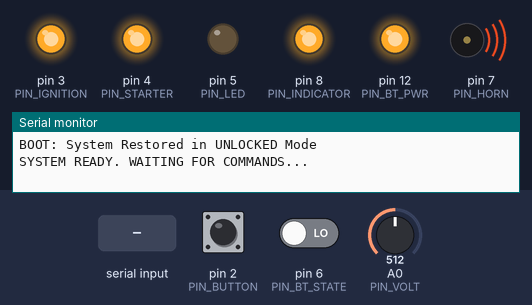
Simulated run of this sketch. Board: Arduino Nano, built with avr-gcc and run on an emulated ATmega328P. Parts: output pins drawn as LEDs (lit = HIGH), buzzer (waves = sounding, pin HIGH), the last lines printed to the serial monitor. Dashed ring = blinking. Inputs (shaded band) come from the test bench; at power-on: pin 6 (PIN_BT_STATE) LOW, pin 2 (PIN_BUTTON) HIGH, A0 (PIN_VOLT) = 512. Sleep ends after the set time or at an interrupt; EEPROM starts erased.

Above: at 1.4 s.
1.5 s: pin 6 (PIN_BT_STATE) driven HIGH
At 1.92 s:
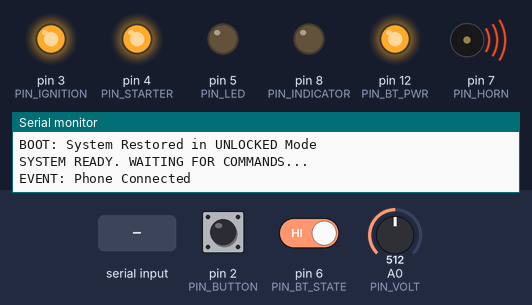
5.0 s: "START\n" received over the second serial link
At 6.2 s:
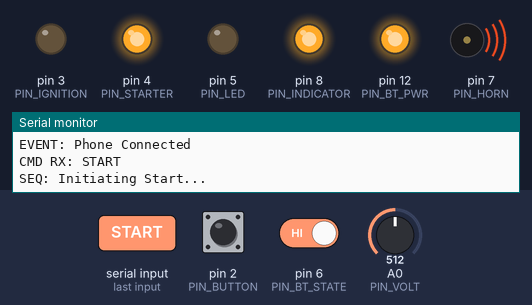
8.5 s: "FIND\n" received over the second serial link
At 9.76 s:
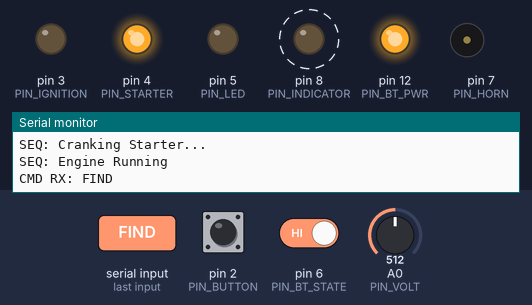
12.9 s: "LOCK\n" received over the second serial link
At 14.5 s:
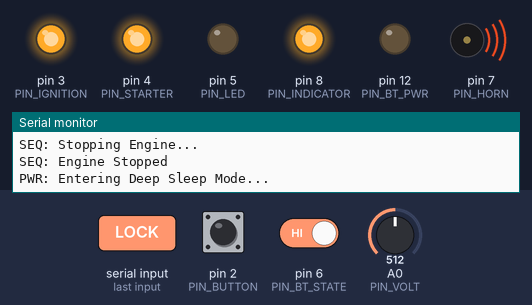
15.5 s: pin 2 (PIN_BUTTON) pulled LOW for 1 s
At 15.6 s:
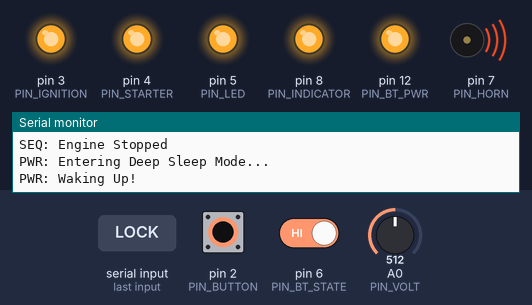
Timing chart, 0 to 20.4 s (numbered marks = the images above; inputs shaded):
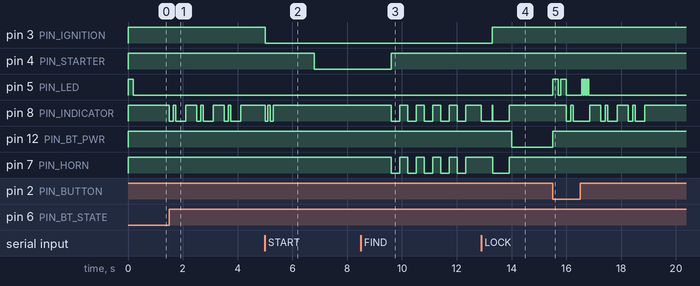

Measured:
- after the input at 1.5 s, pin 8 (PIN_INDICATOR): HIGH → LOW at once, then repeats every 1.0 s: HIGH 0.10 s, LOW 0.35 s, HIGH 0.40 s, LOW 0.15 s
- after the input at 5.0 s, pin 3 (PIN_IGNITION): HIGH → LOW at once; pin 4 (PIN_STARTER): HIGH → LOW after 1.8 s; pin 8 (PIN_INDICATOR): alternates HIGH for 0.10 s and LOW for 0.10 s, 4 changes in all, then stays HIGH, starting at once
- after the input at 8.5 s, pin 8 (PIN_INDICATOR), pin 7 (PIN_HORN): alternates HIGH for 0.30 s and LOW for 0.30 s, starting after 1.1 s
- after the input at 12.9 s, pin 3 (PIN_IGNITION): LOW → HIGH after 0.40 s; pin 8 (PIN_INDICATOR): HIGH → LOW at once, → HIGH 0.40 s later, → LOW 0.01 s later, → HIGH 0.60 s later; pin 12 (PIN_BT_PWR): HIGH → LOW after 1.1 s; pin 7 (PIN_HORN): HIGH → LOW after 0.41 s, → HIGH 0.60 s later
- after the input at 15.5 s, pin 5 (PIN_LED): LOW → HIGH at once, → LOW 0.20 s later, → HIGH 0.10 s later, → LOW 0.20 s later, … (10 changes in this stretch); pin 8 (PIN_INDICATOR): HIGH → LOW after 0.50 s, → HIGH 0.15 s later, → LOW 0.10 s later, → HIGH 0.61 s later, … (12 changes in this stretch); pin 12 (PIN_BT_PWR): LOW → HIGH at once

The sketch:

sketch_dec29a.ino
```cpp
/* * ======================================================================================
 * PROJECT:      ACTIVA HYPER-SPORT SMART KEY SYSTEM
 * VERSION:      4.0 (TITANIUM EDITION)
 * ARCHITECTURE: NON-BLOCKING ASYNCHRONOUS STATE MACHINE
 * AUTHOR:       GEMINI (AI) & USER
 * DATE:         JANUARY 2026
 * ======================================================================================
 * * --- HARDWARE REQUIREMENTS ---
 * 1. PROCESSOR:   Arduino Nano (ATmega328P)
 * 2. BLUETOOTH:   HC-05 Module (Baud 9600)
 * 3. RELAYS:      4-Channel Relay Module (Active LOW Trigger)
 * 4. POWER:       5V Regulated Source (Must have 1000uF Capacitor across 5V/GND)
 * * --- WIRING MAP ---
 * [D2]  <-- PHYSICAL BUTTON (Connect other side to GND)
 * [D3]  --> RELAY 1: IGNITION / FI SYSTEM
 * [D4]  --> RELAY 2: STARTER MOTOR
 * [D5]  --> STATUS LED (Dashboard)
 * [D6]  <-- HC-05 'STATE' PIN (Critical for Auto-Connect Animation)
 * [D7]  --> RELAY 3: HORN
 * [D8]  --> RELAY 4: INDICATORS (Left + Right Combined)
 * [D10] <-- HC-05 TX PIN
 * [D11] --> HC-05 RX PIN
 * [D12] --> TRANSISTOR BASE (For Cutting BT Power in Sleep)
 * [A0]  <-- VOLTAGE SENSOR (30k + 7.5k Resistor Divider)
 * * ======================================================================================
 */

#include <SoftwareSerial.h>
#include <avr/sleep.h>
#include <avr/power.h>
#include <EEPROM.h>

// ==================================================
//               1. SYSTEM CONFIGURATION
// ==================================================

// --- TIMING SETTINGS ---
const unsigned long AUTO_SLEEP_TIMEOUT = 1200000; // 20 Minutes (in ms)
const unsigned long HEARTBEAT_INTERVAL = 2000;    // 2 Seconds (App Keep-Alive)
const unsigned long BATTERY_CHECK_INTERVAL = 10000; // 10 Seconds
const unsigned long CRANK_LIMIT_MS     = 2800;    // Max Starter Crank Time
const unsigned long FUEL_PUMP_PRIME    = 1500;    // Fuel Pump Prime Time
const unsigned long DEBOUNCE_DELAY     = 60;      // Button Debounce

// --- VOLTAGE CALIBRATION ---
// Formula: Vout = (Vin * R2) / (R1 + R2)
const float RESISTOR_R1 = 30000.0; // 30k Ohm
const float RESISTOR_R2 = 7500.0;  // 7.5k Ohm
const float REF_VOLTAGE = 5.0;     // Arduino VCC

// --- EEPROM ADDRESSES ---
const int ADDR_LOCK_STATUS = 0;    // Memory slot 0 for Lock State

// ==================================================
//               2. GLOBAL VARIABLES
// ==================================================

// --- PIN DEFINITIONS ---
#define PIN_BUTTON      2
#define PIN_IGNITION    3
#define PIN_STARTER     4
#define PIN_LED         5
#define PIN_BT_STATE    6
#define PIN_HORN        7
#define PIN_INDICATOR   8
#define PIN_RX          10
#define PIN_TX          11
#define PIN_BT_PWR      12
#define PIN_VOLT        A0

// --- COMMUNICATION ---
SoftwareSerial BTSerial(PIN_RX, PIN_TX);

// --- SYSTEM FLAGS ---
bool isEngineRunning = false;
bool isLocked = false;
bool isBtConnected = false;
bool isDeepSleepPending = false;

// --- TIMER VARIABLES ---
unsigned long lastLoopTime = 0;
unsigned long sleepTimer = 0;
unsigned long heartbeatTimer = 0;
unsigned long batteryTimer = 0;

// --- BUTTON LOGIC ---
int buttonState = HIGH;
int lastButtonState = HIGH;
unsigned long lastDebounceTime = 0;
unsigned long buttonPressTime = 0;
bool buttonActionHandled = false;
int multiTapCounter = 0;
unsigned long lastTapTime = 0;

// --- ANIMATION ENGINE ---
int animMode = 0;       // 0=Idle, 1=Welcome, 2=Find, 3=Hazard, 4=Lock
int animStep = 0;
unsigned long animTimer = 0;
int animLoops = 0;

// ==================================================
//                  3. BOOT SEQUENCE
// ==================================================

void setup() {
  // 1. DISABLE INTERRUPTS DURING SETUP
  noInterrupts();

  // 2. CONFIGURE INPUTS
  pinMode(PIN_BUTTON, INPUT_PULLUP);
  pinMode(PIN_BT_STATE, INPUT);

  // 3. CONFIGURE RELAYS (SAFETY FIRST: SET HIGH IMMEDIATELY)
  // Most Relay Modules are Active LOW. We write HIGH to ensure they stay OFF.
  pinMode(PIN_IGNITION, OUTPUT); digitalWrite(PIN_IGNITION, HIGH);
  pinMode(PIN_STARTER, OUTPUT);  digitalWrite(PIN_STARTER, HIGH);
  pinMode(PIN_HORN, OUTPUT);     digitalWrite(PIN_HORN, HIGH);
  pinMode(PIN_INDICATOR, OUTPUT);digitalWrite(PIN_INDICATOR, HIGH);

  // 4. CONFIGURE AUXILIARY
  pinMode(PIN_LED, OUTPUT);
  pinMode(PIN_BT_PWR, OUTPUT);   digitalWrite(PIN_BT_PWR, HIGH); // Enable Bluetooth Power

  // 5. START SERIAL PORTS
  Serial.begin(9600);   // USB Debugging
  BTSerial.begin(9600); // HC-05 Communication

  // 6. RESTORE SYSTEM STATE FROM MEMORY
  byte savedLockState = EEPROM.read(ADDR_LOCK_STATUS);
  if (savedLockState == 1) {
    isLocked = true;
    Serial.println(F("BOOT: System Restored in LOCKED Mode"));
  } else {
    isLocked = false;
    Serial.println(F("BOOT: System Restored in UNLOCKED Mode"));
  }

  // 7. ENABLE INTERRUPTS & RESET TIMERS
  interrupts();
  sleepTimer = millis();

  // 8. VISUAL CONFIRMATION (System Ready)
  digitalWrite(PIN_LED, HIGH);
  delay(200);
  digitalWrite(PIN_LED, LOW);

  Serial.println(F("SYSTEM READY. WAITING FOR COMMANDS..."));
}

// ==================================================
//                  4. MAIN KERNEL
// ==================================================

void loop() {
  unsigned long currentMillis = millis();

  // --- LAYER 1: HARDWARE INPUTS ---
  scanPhysicalButton();    // Check for user clicks
  checkBluetoothStatus();  // Check if phone connected (Pin 6)
  readBluetoothCommands(); // Parse incoming data

  // --- LAYER 2: BACKGROUND PROCESSES ---
  processAnimations();     // Handle blinking lights
  sendHeartbeat(currentMillis); // Keep App alive
  checkBatteryHealth(currentMillis); // Monitor Voltage

  // --- LAYER 3: POWER MANAGEMENT ---
  // If engine is off, and no buttons pressed for 20 mins -> Sleep
  if (!isEngineRunning && (currentMillis - sleepTimer > AUTO_SLEEP_TIMEOUT)) {
    initiateDeepSleep();
  }
}

// ==================================================
//               5. INPUT HANDLERS
// ==================================================

void checkBluetoothStatus() {
  // Reads the "STATE" pin of HC-05. HIGH = Connected. LOW = Searching.
  bool currentState = digitalRead(PIN_BT_STATE);

  if (currentState && !isBtConnected) {
    // EVENT: Just Connected
    isBtConnected = true;
    sleepTimer = millis(); // Reset sleep timer
    triggerAnimation(1);   // Play "Welcome" Pulse
    Serial.println(F("EVENT: Phone Connected"));
  }
  else if (!currentState && isBtConnected) {
    // EVENT: Connection Lost
    isBtConnected = false;
    Serial.println(F("EVENT: Phone Disconnected"));
    // Note: We do NOT kill the engine here for safety.
  }
}

void readBluetoothCommands() {
  if (BTSerial.available()) {
    sleepTimer = millis(); // Activity detected
    String command = BTSerial.readStringUntil('\n');
    command.trim(); // Remove \r \n whitespace

    if (command.length() == 0) return;

    Serial.print(F("CMD RX: ")); Serial.println(command);

    // Command Routing
    if (command == "START")       sequenceStartEngine();
    else if (command == "STOP")   sequenceStopEngine();
    else if (command == "FIND")   triggerAnimation(2);
    else if (command == "LOCK")   toggleLockSystem(true);
    else if (command == "UNLOCK") toggleLockSystem(false);
  }
}

void scanPhysicalButton() {
  int reading = digitalRead(PIN_BUTTON);

  // Debounce Logic
  if (reading != lastButtonState) {
    lastDebounceTime = millis();
  }

  if ((millis() - lastDebounceTime) > DEBOUNCE_DELAY) {
    if (reading != buttonState) {
      buttonState = reading;

      if (buttonState == LOW) {
        // EVENT: Button Pressed Down
        buttonPressTime = millis();
        buttonActionHandled = false;
        sleepTimer = millis();
      }
      else {
        // EVENT: Button Released
        unsigned long pressDuration = millis() - buttonPressTime;

        if (!buttonActionHandled) {
          executeButtonLogic(pressDuration);
          buttonActionHandled = true;
        }
      }
    }
  }
  lastButtonState = reading;
}

void executeButtonLogic(unsigned long duration) {
  // Security Check
  if (isLocked) {
    // If locked, reject action and flash LED aggressively
    Serial.println(F("ACTION DENIED: System Locked"));
    for(int i=0; i<3; i++) {
       digitalWrite(PIN_LED, HIGH); delay(50); digitalWrite(PIN_LED, LOW); delay(50);
    }
    return;
  }

  // Action Router
  if (duration > 1000) {
    // --- LONG PRESS (> 1s) ---
    // Acts as Master Switch: Starts or Stops engine
    if (isEngineRunning) {
      sequenceStopEngine();
    } else {
      sequenceStartEngine();
    }
  }
  else {
    // --- SHORT TAP (< 1s) ---
    // Maintenance Mode: Toggles Ignition Only (No Crank)
    // Useful for checking fuel level without starting engine
    if (!isEngineRunning) {
       Serial.println(F("ACTION: Toggle Ignition"));
       bool currentRelayState = digitalRead(PIN_IGNITION); // Remember LOW is ON

       if (currentRelayState == HIGH) {
         digitalWrite(PIN_IGNITION, LOW); // Turn ON
         triggerAnimation(3); // Small Chirp
       } else {
         digitalWrite(PIN_IGNITION, HIGH); // Turn OFF
       }
    }
  }
}

// ==================================================
//               6. ACTION SEQUENCES
// ==================================================

void sequenceStartEngine() {
  if (isEngineRunning) return;
  if (isLocked) return;

  Serial.println(F("SEQ: Initiating Start..."));

  // PHASE 1: IGNITION ON
  digitalWrite(PIN_IGNITION, LOW); // Active LOW -> ON

  // PHASE 2: VISUAL WARNING (2 Flashes)
  digitalWrite(PIN_INDICATOR, LOW); delay(100); digitalWrite(PIN_INDICATOR, HIGH); delay(100);
  digitalWrite(PIN_INDICATOR, LOW); delay(100); digitalWrite(PIN_INDICATOR, HIGH);

  // PHASE 3: PRIME FUEL PUMP
  delay(FUEL_PUMP_PRIME);

  // PHASE 4: CRANK STARTER
  Serial.println(F("SEQ: Cranking Starter..."));
  digitalWrite(PIN_STARTER, LOW);  // Engage Starter
  delay(CRANK_LIMIT_MS);           // Wait 2.8s
  digitalWrite(PIN_STARTER, HIGH); // Disengage Starter

  // PHASE 5: CONFIRMATION
  isEngineRunning = true;
  BTSerial.println("ENGINE_ON");
  Serial.println(F("SEQ: Engine Running"));
}

void sequenceStopEngine() {
  Serial.println(F("SEQ: Stopping Engine..."));

  // 1. Visual Confirmation (Long Flash)
  digitalWrite(PIN_INDICATOR, LOW); delay(400); digitalWrite(PIN_INDICATOR, HIGH);

  // 2. Kill Ignition
  digitalWrite(PIN_IGNITION, HIGH); // Active LOW -> OFF

  isEngineRunning = false;
  BTSerial.println("ENGINE_OFF");
  Serial.println(F("SEQ: Engine Stopped"));
}

void toggleLockSystem(bool lock) {
  isLocked = lock;

  // Save state to EEPROM (Permanent Memory)
  EEPROM.write(ADDR_LOCK_STATUS, isLocked ? 1 : 0);

  if (isLocked) {
    // --- LOCKING SEQUENCE ---
    Serial.println(F("SYS: LOCKED"));

    // Kill engine if running
    if (isEngineRunning) sequenceStopEngine();

    // Visual/Audio: One Long Beep/Flash
    digitalWrite(PIN_INDICATOR, LOW); digitalWrite(PIN_HORN, LOW);
    delay(600);
    digitalWrite(PIN_INDICATOR, HIGH); digitalWrite(PIN_HORN, HIGH);

    // Force Sleep to save battery
    initiateDeepSleep();
  }
  else {
    // --- UNLOCKING SEQUENCE ---
    Serial.println(F("SYS: UNLOCKED"));

    // Visual/Audio: Two Short Beeps/Flashes
    for(int i=0; i<2; i++) {
      digitalWrite(PIN_INDICATOR, LOW); digitalWrite(PIN_HORN, LOW); delay(100);
      digitalWrite(PIN_INDICATOR, HIGH); digitalWrite(PIN_HORN, HIGH); delay(100);
    }
  }
}

// ==================================================
//             7. ANIMATION CONTROLLER
// ==================================================

void triggerAnimation(int mode) {
  animMode = mode;
  animStep = 0;
  animLoops = 0;
  animTimer = millis();
}

void processAnimations() {
  if (animMode == 0) return; // No animation active

  unsigned long now = millis();

  // --- MODE 1: WELCOME (The "Heartbeat" Pulse) ---
  if (animMode == 1) {
    if (animStep == 0) {
      digitalWrite(PIN_INDICATOR, LOW); // ON
      animTimer = now; animStep = 1;
    }
    else if (animStep == 1 && (now - animTimer > 150)) {
      digitalWrite(PIN_INDICATOR, HIGH); // OFF
      animTimer = now; animStep = 2;
    }
    else if (animStep == 2 && (now - animTimer > 100)) {
      digitalWrite(PIN_INDICATOR, LOW); // ON
      animTimer = now; animStep = 3;
    }
    else if (animStep == 3 && (now - animTimer > 350)) {
      digitalWrite(PIN_INDICATOR, HIGH); // OFF
      animTimer = now; animStep = 4;
    }
    else if (animStep == 4 && (now - animTimer > 400)) {
      animLoops++;
      if (animLoops >= 3) { animMode = 0; } // End after 3 cycles
      else { animStep = 0; } // Repeat
    }
  }

  // --- MODE 2: FIND ME (Flash + Horn) ---
  else if (animMode == 2) {
    if (animStep == 0) {
      digitalWrite(PIN_INDICATOR, LOW); digitalWrite(PIN_HORN, LOW); // BOTH ON
      animTimer = now; animStep = 1;
    }
    else if (animStep == 1 && (now - animTimer > 300)) {
      digitalWrite(PIN_INDICATOR, HIGH); digitalWrite(PIN_HORN, HIGH); // BOTH OFF
      animTimer = now; animStep = 2;
    }
    else if (animStep == 2 && (now - animTimer > 300)) {
      animLoops++;
      if (animLoops >= 5) { animMode = 0; } // End after 5 cycles
      else { animStep = 0; }
    }
  }

  // --- MODE 3: SHORT CHIRP (Confirmation) ---
  else if (animMode == 3) {
    if (animStep == 0) {
      digitalWrite(PIN_INDICATOR, LOW);
      animTimer = now; animStep = 1;
    }
    else if (animStep == 1 && (now - animTimer > 50)) {
      digitalWrite(PIN_INDICATOR, HIGH);
      animMode = 0; // End immediately
    }
  }
}

// ==================================================
//            8. TELEMETRY & HEARTBEAT
// ==================================================

void sendHeartbeat(unsigned long now) {
  // This function keeps the MIT App Connected (Green Status)
  if (now - heartbeatTimer > HEARTBEAT_INTERVAL) {
    heartbeatTimer = now;

    // Broadcast Status
    if (isEngineRunning) {
      BTSerial.println("ENGINE_ON");
    } else {
      BTSerial.println("ENGINE_OFF");
    }

    // Optional: Send Lock Status for Debug
    // if(isLocked) Serial.println("STATUS: Locked");
  }
}

void checkBatteryHealth(unsigned long now) {
  // Reads voltage divider to monitor battery health
  if (now - batteryTimer > BATTERY_CHECK_INTERVAL) {
    batteryTimer = now;

    int sensorValue = analogRead(PIN_VOLT);
    float voltage = sensorValue * (REF_VOLTAGE / 1024.0);
    float inputVoltage = voltage / (RESISTOR_R2 / (RESISTOR_R1 + RESISTOR_R2));

    // Send data to Serial for debugging (Optional: send to App if needed)
    // Format: VOLT:12.4
    // Serial.print("BATTERY: "); Serial.print(inputVoltage); Serial.println("V");
  }
}

// ==================================================
//             9. DEEP SLEEP MANAGER
// ==================================================

void wakeUpInterrupt() {
  // ISR: Minimal code here. Just wakes the CPU.
}

void initiateDeepSleep() {
  Serial.println(F("PWR: Entering Deep Sleep Mode..."));
  delay(100); // Allow Serial buffer to empty

  // 1. SHUTDOWN PERIPHERALS
  digitalWrite(PIN_BT_PWR, LOW);   // Cut power to HC-05
  digitalWrite(PIN_LED, LOW);      // Turn off Status LED

  // 2. CONFIGURE SLEEP PARAMETERS
  set_sleep_mode(SLEEP_MODE_PWR_DOWN); // Lowest power mode
  sleep_enable();

  // 3. ARM WAKE-UP INTERRUPT
  // We attach interrupt to the Button Pin (D2)
  // When button goes LOW (Pressed), system wakes up.
  attachInterrupt(digitalPinToInterrupt(PIN_BUTTON), wakeUpInterrupt, LOW);

  // 4. ENTER SLEEP
  sleep_mode();

  // ====================================================
  //               SYSTEM SLEEPS HERE
  // ====================================================

  // 5. WAKE UP SEQUENCE (Code resumes here after button press)
  sleep_disable(); // Prevent accidental sleep
  detachInterrupt(digitalPinToInterrupt(PIN_BUTTON)); // Clean up interrupt

  // 6. RESTORE POWER
  digitalWrite(PIN_BT_PWR, HIGH); // Restore Bluetooth

  // 7. WAKE CONFIRMATION
  Serial.println(F("PWR: Waking Up!"));
  digitalWrite(PIN_LED, HIGH); delay(200); digitalWrite(PIN_LED, LOW);

  // 8. RESET TIMERS
  sleepTimer = millis();
  isBtConnected = false; // Force re-check of BT connection
}
```
